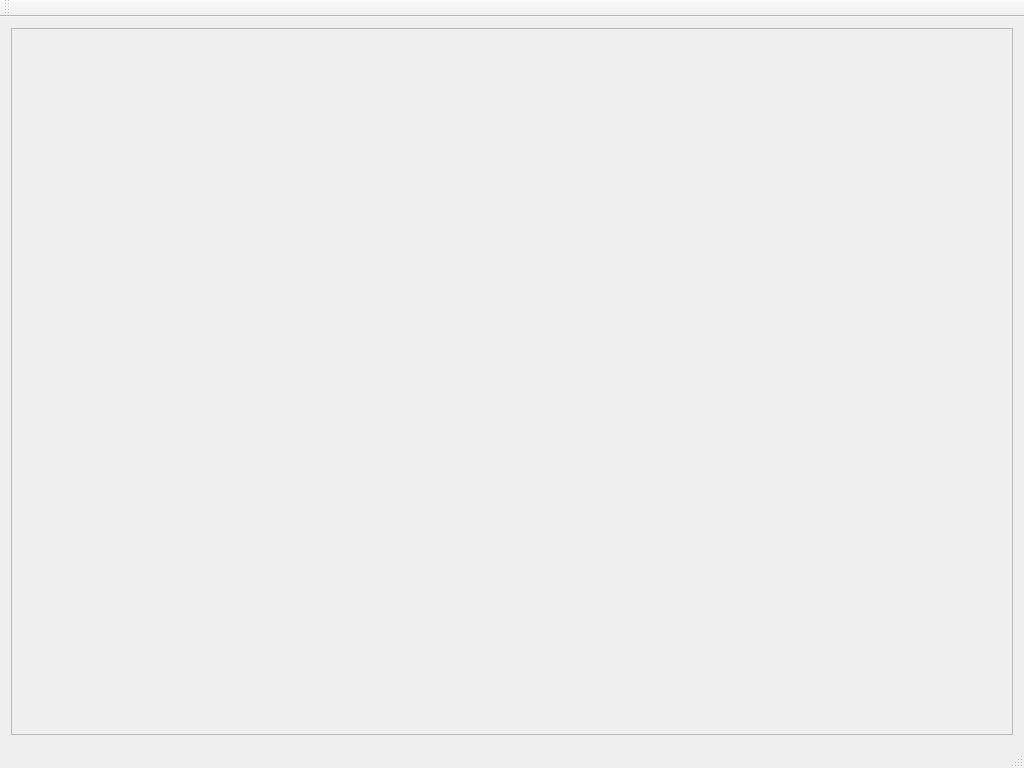
<?xml version="1.0" encoding="UTF-8"?>
<ui version="4.0">
 <class>MainWindow</class>
 <widget class="QMainWindow" name="MainWindow">
  <property name="geometry">
   <rect>
    <x>0</x>
    <y>0</y>
    <width>1024</width>
    <height>768</height>
   </rect>
  </property>
  <property name="windowTitle">
   <string>MainWindow</string>
  </property>
  <widget class="QWidget" name="centralWidget">
   <layout class="QHBoxLayout" name="horizontalLayout_2">
    <item>
     <widget class="QScrollArea" name="scrollArea">
      <property name="widgetResizable">
       <bool>true</bool>
      </property>
      <widget class="QWidget" name="scrollAreaWidgetContents">
       <property name="geometry">
        <rect>
         <x>0</x>
         <y>0</y>
         <width>986</width>
         <height>708</height>
        </rect>
       </property>
      </widget>
     </widget>
    </item>
    <item>
     <layout class="QHBoxLayout" name="horizontalLayout"/>
    </item>
   </layout>
  </widget>
  <widget class="QToolBar" name="mainToolBar">
   <attribute name="toolBarArea">
    <enum>TopToolBarArea</enum>
   </attribute>
   <attribute name="toolBarBreak">
    <bool>false</bool>
   </attribute>
  </widget>
  <widget class="QStatusBar" name="statusBar">
   <property name="mouseTracking">
    <bool>true</bool>
   </property>
  </widget>
 </widget>
 <layoutdefault spacing="6" margin="11"/>
 <resources/>
 <connections/>
</ui>
